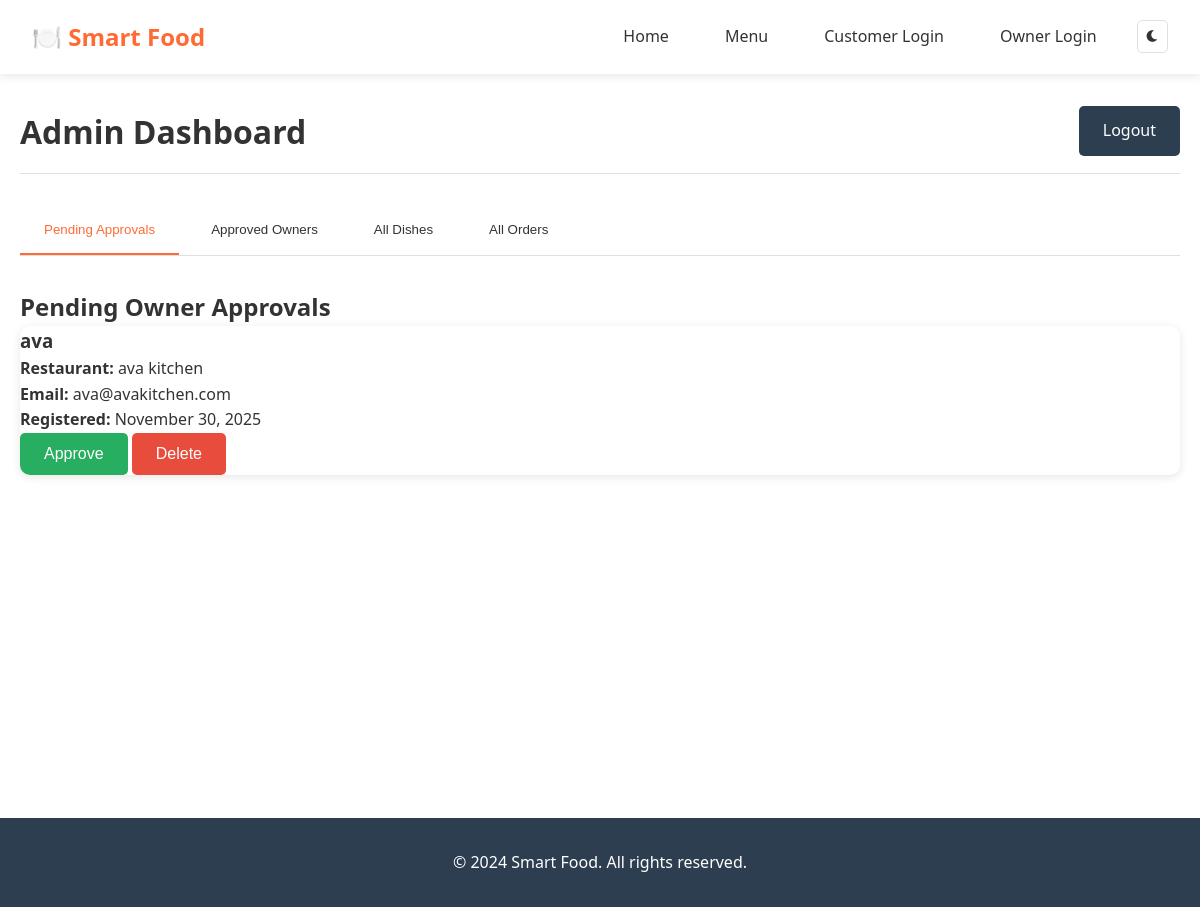
/admin-dashboard (signed in), run on the app's committed database.
### models/models.py (models this page shows, shortened)
class Owner(UserMixin, db.Model):
    __tablename__ = 'owners'
    id = db.Column(db.Integer, primary_key=True)
    name = db.Column(db.String(100), nullable=False)
    email = db.Column(db.String(120), unique=True, nullable=False)
    password = db.Column(db.String(200), nullable=False)
    restaurant_name = db.Column(db.String(100), nullable=False)
    approved = db.Column(db.Boolean, default=False)
    created_at = db.Column(db.DateTime, default=datetime.utcnow)
    dishes = db.relationship('Dish', backref='owner', lazy=True, cascade='all, delete-orphan')

### routes/admin_routes.py (the view)
    def decorated_function(*args, **kwargs):
        if not session.get('admin_logged_in'):
            flash('Admin access required', 'error')
            return redirect(url_for('auth.admin_login'))
        return f(*args, **kwargs)

### routes/admin_routes.py (called while the page is built)
def admin_required(f):
    def decorated_function(*args, **kwargs):
        if not session.get('admin_logged_in'):
            flash('Admin access required', 'error')
            return redirect(url_for('auth.admin_login'))
        return f(*args, **kwargs)
    decorated_function.__name__ = f.__name__
    return decorated_function

@admin_bp.route('/admin-dashboard')
@admin_required
def dashboard():
    pending_owners = Owner.query.filter_by(approved=False).all()
    approved_owners = Owner.query.filter_by(approved=True).all()
    all_dishes = Dish.query.all()
    all_orders = Order.query.order_by(Order.created_at.desc()).all()
    return render_template('admin_dashboard.html',
                         pending_owners=pending_owners,
                         approved_owners=approved_owners,
                         all_dishes=all_dishes,
                         all_orders=all_orders)

### templates/admin_dashboard.html (shortened to what this page needs)
{% extends "base.html" %}
{% block content %}
<div class="container">
    <div class="dashboard-header">
        <h1>Admin Dashboard</h1>
        <div class="admin-actions">
            <a href="{{ url_for('admin.logout') }}" class="btn btn-secondary">Logout</a>
        </div>
    </div>
    <div class="dashboard-tabs">
        <button class="tab-btn active" onclick="showTab('pending-owners')">Pending Approvals</button>
        <button class="tab-btn" onclick="showTab('approved-owners')">Approved Owners</button>
        <button class="tab-btn" onclick="showTab('all-dishes')">All Dishes</button>
        <button class="tab-btn" onclick="showTab('all-orders')">All Orders</button>
    </div>
    <div id="pending-owners-tab" class="tab-content active">
        <div class="section-header">
            <h2>Pending Owner Approvals</h2>
        </div>
        {% if pending_owners %}
            <div class="owners-list">
                {% for owner in pending_owners %}
                <div class="owner-card">
                    <div class="owner-info">
                        <h3>{{ owner.name }}</h3>
                        <p><strong>Restaurant:</strong> {{ owner.restaurant_name }}</p>
                        <p><strong>Email:</strong> {{ owner.email }}</p>
                        <p><strong>Registered:</strong> {{ owner.created_at.strftime('%B %d, %Y') }}</p>
                    </div>
                    <div class="owner-actions">
                        <form method="POST" action="{{ url_for('admin.approve_owner', owner_id=owner.id) }}" style="display: inline;">
                            <button type="submit" class="btn btn-success">Approve</button>
                        </form>
                        <form method="POST" action="{{ url_for('admin.delete_owner', owner_id=owner.id) }}"
                              style="display: inline;" onsubmit="return confirm('Are you sure you want to delete this owner?')">
                            <button type="submit" class="btn btn-danger">Delete</button>
                        </form>
                    </div>
                </div>
                {% endfor %}
            </div>
        {% else %}
            <div class="no-data">
                <p>No pending owner approvals.</p>
            </div>
        {% endif %}
    </div>
</div>
{% endblock %}

### static/css/styles.css (style rules this page uses)
html { background-color: #ffffff; transition: background-color 0.3s ease; }
* { -webkit-font-smoothing: antialiased; -moz-osx-font-smoothing: grayscale; }
:root { --primary-color: #ff6b35; --secondary-color: #2c3e50; --success-color: #27ae60; --danger-color: #e74c3c; --warning-color: #f39c12; --info-color: #3498db; --bg-color: #ffffff; --text-color: #333333; --card-bg: #ffffff; --border-color: #e0e0e0; --shadow: 0 2px 10px rgba(0,0,0,0.1); --navbar-bg: #ffffff; --input-bg: #ffffff; --hover-bg: #f8f9fa; }
* { margin: 0; padding: 0; box-sizing: border-box; }
body { font-family: 'Segoe UI', Tahoma, Geneva, Verdana, sans-serif; line-height: 1.6; color: var(--text-color); background-color: var(--bg-color); transition: background-color 0.3s ease, color 0.3s ease; opacity: 1; }
.container { max-width: 1200px; margin: 0 auto; padding: 0 20px; }
.btn { display: inline-block; padding: 0.75rem 1.5rem; border: none; border-radius: 5px; text-decoration: none; cursor: pointer; font-size: 1rem; transition: all 0.3s ease; text-align: center; }
.btn-secondary { background-color: var(--secondary-color); color: white; }
.btn-success { background-color: var(--success-color); color: white; }
.btn-danger { background-color: var(--danger-color); color: white; }
.dish-card, .owner-card, .order-card { background-color: var(--card-bg); border-radius: 10px; box-shadow: var(--shadow); overflow: hidden; transition: transform 0.3s ease, box-shadow 0.3s ease; }
.dashboard-header { display: flex; justify-content: space-between; align-items: center; margin-bottom: 2rem; padding-bottom: 1rem; border-bottom: 1px solid var(--border-color); }
.dashboard-tabs { display: flex; gap: 0.5rem; margin-bottom: 2rem; border-bottom: 1px solid var(--border-color); }
.tab-btn { padding: 1rem 1.5rem; background: none; border: none; color: var(--text-color); cursor: pointer; border-bottom: 2px solid transparent; transition: all 0.3s ease; }
.tab-btn:hover, .tab-btn.active { color: var(--primary-color); border-bottom-color: var(--primary-color); }
.tab-content { display: none; }
.tab-content.active { display: block; }

### data on the page
Owner: name "ava", restaurant_name "ava kitchen", email "ava@avakitchen.com", created_at "November 30, 2025"
